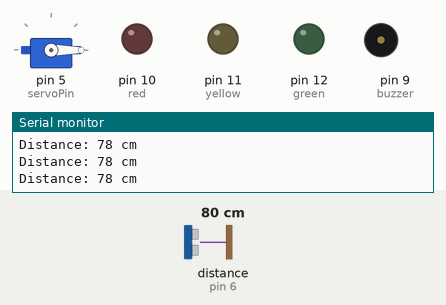
Bench run of a sketch on a simulated Arduino Uno, built with avr-gcc and run on an emulated ATmega328P. Shown: servo, output pins drawn as LEDs (lit = HIGH), buzzer (waves = sounding, pin HIGH), the last lines printed to the serial monitor. Wiring (inferred from the names in the program): ultrasonic range finder: trigger pin 7; echo pin 6. The inputs (shaded band) are chosen by the test bench; at power-on: distance to the obstacle (sensor on pin 6) 80 cm. The echo pulse lasts 58.3 µs per cm; pins used as bus, display or sensor lines are not drawn.

Above: at 1.2 s.
1.3 s: distance to the obstacle (sensor on pin 6) set to 12 cm
2.8 s: distance to the obstacle (sensor on pin 6) set to 9 cm
At 3.2 s:
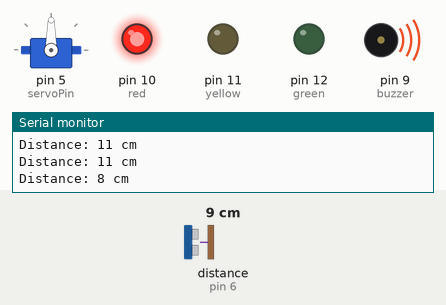
8.8 s: distance to the obstacle (sensor on pin 6) set to 35 cm
At 10.5 s:
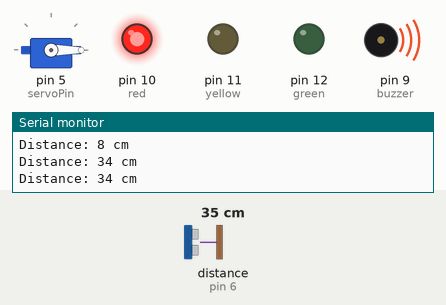
11.8 s: distance to the obstacle (sensor on pin 6) set to 2 cm
At 12.7 s:
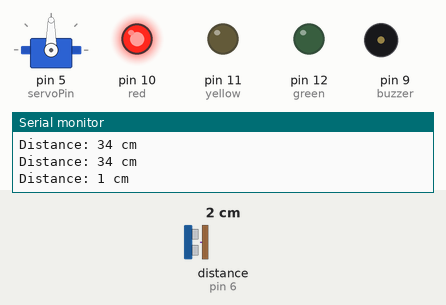
14.8 s: distance to the obstacle (sensor on pin 6) set to 18 cm
At 17.1 s:
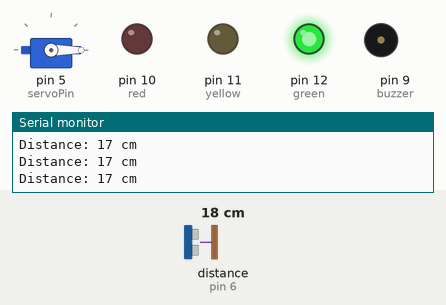
Timing chart, 0 to 38.3 s (numbered marks = the images above; inputs shaded):
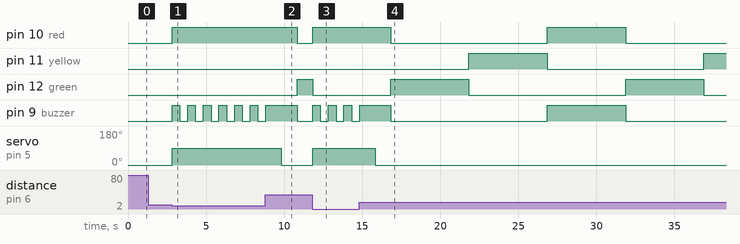

The sketch:

toll_gate.ino
```cpp
#include <Servo.h>

#define trigPin 7
#define echoPin 6
#define buzzer 9
#define red 10
#define yellow 11
#define green 12
#define servoPin 5

Servo gateServo;
unsigned long previousMillis = 0; // Timer for traffic lights
const long lightInterval = 5000;  // 5 sec per light

void setup() {
    pinMode(trigPin, OUTPUT);
    pinMode(echoPin, INPUT);
    pinMode(buzzer, OUTPUT);
    pinMode(red, OUTPUT);
    pinMode(yellow, OUTPUT);
    pinMode(green, OUTPUT);

    gateServo.attach(servoPin);
    gateServo.write(0);  // Gate starts closed

    Serial.begin(9600);
}

void loop() {
    long duration;
    int distance;

    // Measure distance using Ultrasonic Sensor
    digitalWrite(trigPin, LOW);
    delayMicroseconds(2);
    digitalWrite(trigPin, HIGH);
    delayMicroseconds(10);
    digitalWrite(trigPin, LOW);

    duration = pulseIn(echoPin, HIGH, 30000); // 30ms timeout
    distance = duration * 0.034 / 2; // Convert time to distance

    Serial.print("Distance: ");
    Serial.print(distance);
    Serial.println(" cm");

    // If an object is detected (within 10 cm)
    if (distance < 10) {
        digitalWrite(red, HIGH);
        digitalWrite(yellow, LOW);
        digitalWrite(green, LOW);

        // Open the gate
        gateServo.write(90); // Gate opens

        // Beep while the object is present
        digitalWrite(buzzer, HIGH);
        delay(500);
        digitalWrite(buzzer, LOW);
        delay(500);

    } else if (digitalRead(red) == HIGH) {
        // When object moves away, beep once and close the gate
        digitalWrite(buzzer, HIGH);
        delay(1000);
        digitalWrite(buzzer, LOW);

        gateServo.write(0); // Close the gate
    }

    // 🚦 Traffic light system using millis() instead of delay()
    unsigned long currentMillis = millis();
    if (currentMillis - previousMillis >= lightInterval) {
        previousMillis = currentMillis; // Reset timer

        // Change lights
        if (digitalRead(green) == HIGH) {
            digitalWrite(green, LOW);
            digitalWrite(yellow, HIGH);
        } else if (digitalRead(yellow) == HIGH) {
            digitalWrite(yellow, LOW);
            digitalWrite(red, HIGH);
        } else {
            digitalWrite(red, LOW);
            digitalWrite(green, HIGH);
        }
    }
}
```

Measured:
- the behaviour switches between 11 and 10 cm on distance to the obstacle (sensor on pin 6) (found by bisection; images 0 and 1)
- after the input at 2.8 s, pin 10 (red): LOW → HIGH at once; pin 12 (green): stays LOW (without the input it goes to HIGH after 2.2 s); pin 9 (buzzer): alternates HIGH for 0.50 s and LOW for 0.50 s, starting at once; servo on pin 5 (servoPin): 0° → 90° at once
- after the input at 8.8 s, pin 10 (red): HIGH → LOW after 2.0 s; pin 12 (green): LOW → HIGH after 2.0 s; servo on pin 5 (servoPin): 90° → 0° after 1.0 s
- after the input at 11.8 s, pin 10 (red): LOW → HIGH at once; pin 12 (green): HIGH → LOW at once; pin 9 (buzzer): alternates HIGH for 0.50 s and LOW for 0.50 s, starting at once; servo on pin 5 (servoPin): 0° → 90° at once
- after the input at 14.8 s, pin 10 (red): HIGH → LOW after 2.0 s, → HIGH 10.0 s later, → LOW 5.0 s later; pin 11 (yellow): LOW → HIGH after 7.0 s, → LOW 5.0 s later, → HIGH 10.0 s later; pin 12 (green): alternates HIGH for 5.0 s and LOW for 10.0 s, starting after 2.0 s; servo on pin 5 (servoPin): 90° → 0° after 1.0 s
